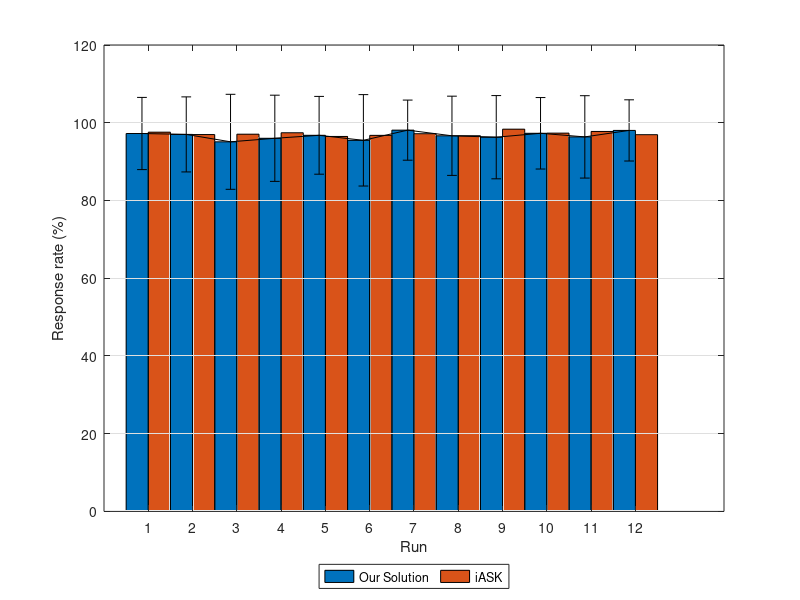

MATLAB code to generate this figure: (Note: this script raises an error after producing the figure.)
rate_mean = [
97.2286374134 97.5717439294;
96.9976905312 96.9631236443;
95.0934579439 97.052154195;
96.0 97.4238875878;
96.766743649 96.4705882353;
95.4751131222 96.7532467532;
98.0952380952 97.1764705882;
96.6426858513 96.6587112172;
96.2800875274 98.3451536643;
97.2850678733 97.3273942094;
96.359223301 97.7578475336;
98.024691358 96.9298245614;
];
rate_error = [
9.28772232707 8.70912900372;
9.6554801051 9.70917440498;
12.2216131048 9.57018690341;
11.087434329 8.9635610589;
10.0080296031 10.4403263946;
11.7601917317 10.0281971606;
7.7340995789 9.3722133667;
10.19168364 10.1681736596;
10.7077949788 7.2180646283;
9.19534503451 9.12536929228;
10.5976388455 8.37671682295;
7.87318890869 9.76058298459;
];
h = bar(rate_mean);
set(h,'BarWidth',1);    % The bars will now touch each other
set(gca,'YGrid','on')
set(gca,'GridLineStyle','-')
%set(gca,'XTicklabel','Modelo1|Modelo2|Modelo3')
set(get(gca,'YLabel'),'String','U')
lh = legend('Our Solution','iASK');
set(lh,'Location','BestOutside','Orientation','horizontal')
hold on;
numgroups = size(rate_mean, 1); 
numbars = size(rate_mean, 2); 
groupwidth = min(0.8, numbars/(numbars+1.5));
legend('Our Solution', 'iASK');
xlabel('Run');
ylabel('Response rate (%)');  
for i = 1:numbars
      % Based on barweb.m by Bolu Ajiboye from MATLAB File Exchange
      x = (1:numgroups) - groupwidth/2 + (2*i-1) * groupwidth / (2*numbars);  % Aligning error bar with individual bar
      errorbar(x, rate_mean(:,i), rate_error(:,i), 'k', 'linestyle', 'none');
end

set(gca,'FontSize',20)
set(gca, 'FontName', 'Times New Roman');
set(gca,'TickDir','out')
set(get(gca, 'xlabel'), 'interpreter', 'latex');
set(get(gca, 'xlabel'), 'FontName', 'Times New Roman');
set(get(gca, 'xlabel'), 'FontSize', 20);
set(get(gca, 'ylabel'), 'interpreter', 'latex');
set(get(gca, 'ylabel'), 'FontName', 'Times New Roman');
set(get(gca, 'ylabel'), 'FontSize', 20);
set(legend(), 'interpreter', 'latex');
set(legend(), 'FontName', 'Times New Roman');
set(legend(), 'FontSize', 20);
set(gcf, 'WindowStyle', 'normal');
set(gca, 'Unit', 'inches');
set(gca, 'Position', [.65 .65 4.6 3.125]);
set(gcf, 'Unit', 'inches');
set(gcf, 'Position', [0.25 2.5 5.5 4.05]);
 % for 3-column figures
set(gca,'FontSize',20)
set(gca, 'FontName', 'Times New Roman');
set(gca,'TickDir','out')
set(get(gca, 'xlabel'), 'interpreter', 'latex');
set(get(gca, 'xlabel'), 'FontName', 'Times New Roman');
set(get(gca, 'xlabel'), 'FontSize', 20);
set(get(gca, 'ylabel'), 'interpreter', 'latex');
set(get(gca, 'ylabel'), 'FontName', 'Times New Roman');
set(get(gca, 'ylabel'), 'FontSize', 20);
set(legend(), 'interpreter', 'latex');
set(legend(), 'FontName', 'Times New Roman');
set(legend(), 'FontSize', 20);
set(gcf, 'WindowStyle', 'normal');
set(gca, 'Unit', 'inches');
set(gca, 'Position', [.65 .65 4.6 3.125]);
set(gcf, 'Unit', 'inches');
set(gcf, 'Position', [0.25 2.5 5.5 4.05]);